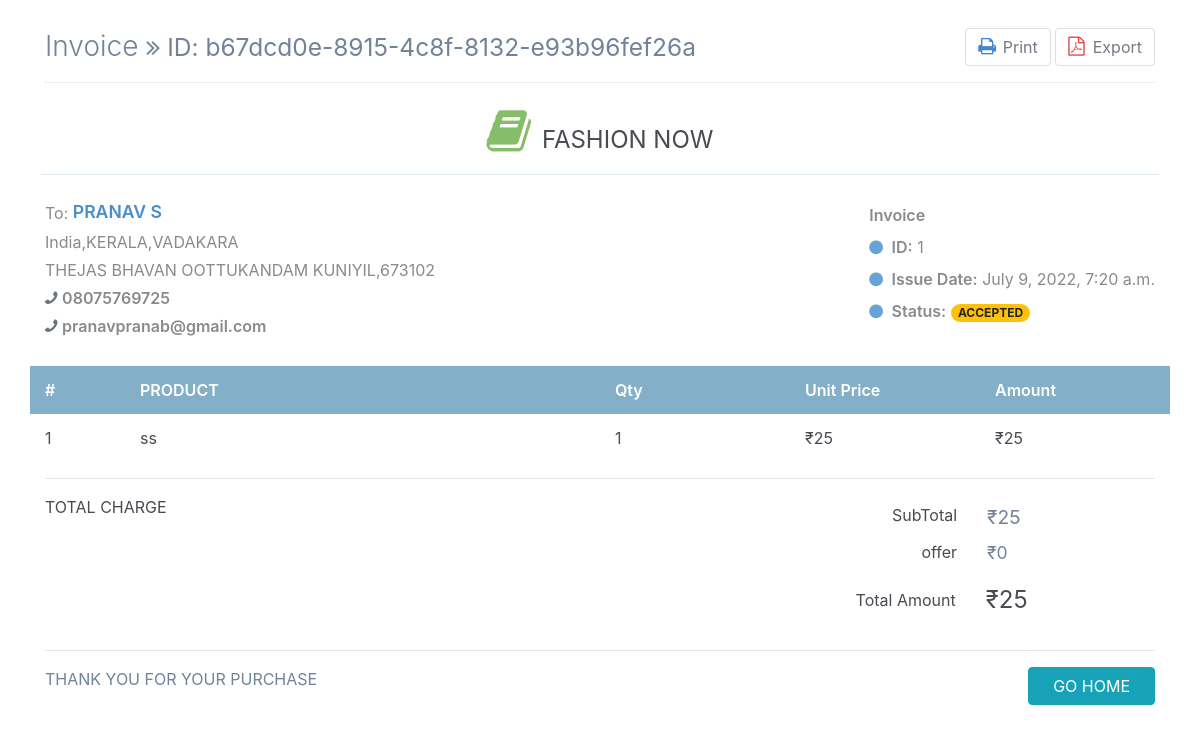
The app's page /invoice/1 with its own data.
### cart_orders/models.py (models this page shows, shortened)
class Order(models.Model):
    user = models.ForeignKey(Accounts, on_delete=models.SET_NULL, blank=True, null=True)
    delivery_address = models.ForeignKey(Profile, on_delete=models.CASCADE)
    status = models.CharField(choices= delivery_choices, default="ACCEPTED", max_length=20)
    grand_total = models.IntegerField(blank =True)
    order_date = models.DateTimeField(auto_now_add=True,blank=True, null=True)
    delivery_date = models.DateTimeField(blank=True, null=True)
    order_id = models.UUIDField(editable=False,default=uuid.uuid4,blank=True,null=True)
    transaction_id = models.CharField(max_length=100,blank=True,null=True)
    transaction_type = models.CharField(choices=tran_type,null=True,blank=True, max_length=20)

class ProductOrders(models.Model):
    product = models.ForeignKey(Products, on_delete=models.CASCADE, blank=True)
    quantity = models.IntegerField(blank=True)
    total_amount = models.IntegerField(blank=True)
    main_order = models.ForeignKey(Order, on_delete=models.CASCADE)

### profiles/models.py (models this page shows, shortened)
class Profile(models.Model):
    first_name = models.CharField(max_length=20, blank=False)
    last_name = models.CharField(max_length=20, blank=False)
    country_name = models.CharField(max_length=30, blank=False)
    address = models.CharField(max_length=100, blank=False)
    town_city = models.CharField(max_length=50, blank=False)
    state = models.CharField(max_length=30, blank=False)
    post_code = models.CharField(max_length=30, blank=False)
    phone_number = models.CharField(blank=False, max_length=15)
    email = models.EmailField(max_length=50, blank=False)
    notes = models.TextField()
    accounts = models.ForeignKey(Accounts,on_delete=models.CASCADE)

### product/models.py (models this page shows, shortened)
class Products(models.Model):
    name = models.CharField(max_length=100,unique=True)
    details = models.TextField()
    price = models.IntegerField()
    offer = models.IntegerField(default=0)
    stock = models.IntegerField()
    category_id = models.ForeignKey(Category, on_delete=models.PROTECT, related_name='category')
    image_product = models.ImageField(upload_to = 'photos/products', blank = True, max_length=300)
    image_product4 = models.ImageField(upload_to = 'photos/products2', blank = True, max_length=300)
    image_product5 = models.ImageField(upload_to = 'photos/products3', blank = True, max_length=300)

### user_side/views.py (the view)
# urls.py: path('invoice/<id>',views.invoice),
def invoice(request,id):
    order = Order.objects.get(id=id)
    productorder = ProductOrders.objects.filter(main_order = order)
    total = 0
    offer = 0
    for product in productorder:
        total = total + product.total_amount
        offer = offer + product.product.offer
    return render(request,'invoice.html',{'order':order, 'products': productorder,'total':total,'offer':offer})

### user_side/templates/invoice.html (shortened to what this page needs)
<!DOCTYPE html>
<html lang="en">
<head>
    <link href="https://maxcdn.bootstrapcdn.com/font-awesome/4.7.0/css/font-awesome.min.css" rel="stylesheet" />
    <link rel="stylesheet" href="https://cdn.jsdelivr.net/npm/bootstrap@4.6.1/dist/css/bootstrap.min.css">
</head>
<body>
<div class="page-content container">
    <div class="page-header text-blue-d2">
        <h1 class="page-title text-secondary-d1">
            Invoice
            <small class="page-info">
                <i class="fa fa-angle-double-right text-80"></i>
                ID: {{order.order_id}}
            </small>
        </h1>
        <div class="page-tools">
            <div class="action-buttons">
                <a class="btn bg-white btn-light mx-1px text-95" href="/invoice/pdf/{{order.id}}" data-title="Print">
                    <i class="mr-1 fa fa-print text-primary-m1 text-120 w-2"></i>
                    Print
                </a>
                <a class="btn bg-white btn-light mx-1px text-95" href="#" data-title="PDF">
                    <i class="mr-1 fa fa-file-pdf-o text-danger-m1 text-120 w-2"></i>
                    Export
                </a>
            </div>
        </div>
    </div>
    <div class="container px-0">
        <div class="row mt-4">
            <div class="col-12 col-lg-12">
                <div class="row">
                    <div class="col-12">
                        <div class="text-center text-150">
                            <i class="fa fa-book fa-2x text-success-m2 mr-1"></i>
                            <span class="text-default-d3">FASHION NOW</span>
                        </div>
                    </div>
                </div>
                <hr class="row brc-default-l1 mx-n1 mb-4" />
                <div class="row">
                    <div class="col-sm-6">
                        <div>
                            <span class="text-sm text-grey-m2 align-middle">To:</span>
                            <span class="text-600 text-110 text-blue align-middle">{{order.delivery_address.first_name}} {{order.delivery_address.last_name}}</span>
                        </div>
                        <div class="text-grey-m2">
                            <div class="my-1">
                                {{order.delivery_address.country_name}},{{order.delivery_address.state}},{{order.delivery_address.town_city}}
                            </div>
                            <div class="my-1">
                                {{order.delivery_address.address}},{{order.delivery_address.post_code}}
                            </div>
                            <div class="my-1"><i class="fa fa-phone fa-flip-horizontal text-secondary"></i> <b class="text-600">{{order.delivery_address.phone_number}}</b></div>
                            <div class="my-1"><i class="fa fa-phone fa-flip-horizontal text-secondary"></i> <b class="text-600">{{order.delivery_address.email}}</b></div>
                        </div>
                    </div>
                    <div class="text-95 col-sm-6 align-self-start d-sm-flex justify-content-end">
                        <div class="text-grey-m2">
                            <div class="mt-1 mb-2 text-secondary-m1 text-600 text-125">
                                Invoice
                            </div>
                            <div class="my-2"><i class="fa fa-circle text-blue-m2 text-xs mr-1"></i> <span class="text-600 text-90">ID:</span> {{order.id}}</div>
                            <div class="my-2"><i class="fa fa-circle text-blue-m2 text-xs mr-1"></i> <span class="text-600 text-90">Issue Date:</span> {{order.order_date}}</div>
                            <div class="my-2"><i class="fa fa-circle text-blue-m2 text-xs mr-1"></i> <span class="text-600 text-90">Status:</span> <span class="badge badge-warning badge-pill px-25">{{order.status}}</span></div>
                        </div>
                    </div>
                </div>
                <div class="mt-4">
                    <div class="row text-600 text-white bgc-default-tp1 py-25">
                        <div class="d-none d-sm-block col-1">#</div>
                        <div class="col-9 col-sm-5">PRODUCT</div>
                        <div class="d-none d-sm-block col-4 col-sm-2">Qty</div>
                        <div class="d-none d-sm-block col-sm-2">Unit Price</div>
                        <div class="col-2">Amount</div>
                    </div>
                    {% for product in products %}
                    <div class="text-95 text-secondary-d3">
                        <div class="row mb-2 mb-sm-0 py-25">
                            <div class="d-none d-sm-block col-1">{{forloop.counter}}</div>
                            <div class="col-9 col-sm-5">{{product.product.name}}</div>
                            <div class="d-none d-sm-block col-2">{{product.quantity}}</div>
                            <div class="d-none d-sm-block col-2 text-95">₹{{product.product.price}}</div>
                            <div class="col-2 text-secondary-d2">₹{{product.total_amount}}</div>
                        </div>
                        {% endfor %}
                    </div>
<hr style="color: black; font-weight: 800; font-size: x-large;">
                    <div class="row mt-3">
                        <div class="col-12 col-sm-7 text-grey-d2 text-95 mt-2 mt-lg-0">
                            TOTAL CHARGE
                        </div>
                        <div class="col-12 col-sm-5 text-grey text-90 order-first order-sm-last">
                            <div class="row my-2">
                                <div class="col-7 text-right">
                                    SubTotal
                                </div>
                                <div class="col-5">
                                    <span class="text-120 text-secondary-d1">₹{{total}}</span>
                                </div>
                            </div>
                            <div class="row my-2">
                                <div class="col-7 text-right">
                                    offer
                                </div>
                                <div class="col-5">
                                    <span class="text-110 text-secondary-d1">₹{{offer}}</span>
                                </div>
                            </div>
                            <div class="row my-2 align-items-center bgc-primary-l3 p-2">
                                <div class="col-7 text-right">
                                    Total Amount
                                </div>
                                <div class="col-5">
                                    <span class="text-150 text-success-d3 opacity-2">₹{{order.grand_total}}</span>
                                </div>
                            </div>
                        </div>
                    </div>
                    <hr />
                    <div>
                        <span class="text-secondary-d1 text-105">THANK YOU FOR YOUR  PURCHASE</span>
                        <a href="/" class="btn btn-info btn-bold px-4 float-right mt-3 mt-lg-0">GO HOME</a>
                    </div>
                </div>
            </div>
        </div>
    </div>
</div>
</body>
</html>

### user_side/templates/invoice.html (style rules this page uses)
body { margin-top:20px; color: #484b51; }
.text-secondary-d1 { color: #728299!important; }
.page-header { margin: 0 0 1rem; padding-bottom: 1rem; padding-top: .5rem; border-bottom: 1px dotted #e2e2e2; display: -ms-flexbox; display: flex; -ms-flex-pack: justify; justify-content: space-between; -ms-flex-align: center; align-items: center; }
.page-title { padding: 0; margin: 0; font-size: 1.75rem; font-weight: 300; }
.brc-default-l1 { border-color: #dce9f0!important; }
.ml-n1, .mx-n1 { margin-left: -.25rem!important; }
.mr-n1, .mx-n1 { margin-right: -.25rem!important; }
.mb-4, .my-4 { margin-bottom: 1.5rem!important; }
hr { margin-top: 1rem; margin-bottom: 1rem; border: 0; border-top: 1px solid rgba(0,0,0,.1); }
.text-grey-m2 { color: #888a8d!important; }
.text-success-m2 { color: #86bd68!important; }
.font-bolder, .text-600 { font-weight: 600!important; }
.text-110 { font-size: 110%!important; }
.text-blue { color: #478fcc!important; }
.pb-25, .py-25 { padding-bottom: .75rem!important; }
.pt-25, .py-25 { padding-top: .75rem!important; }
.bgc-default-tp1 { background-color: rgba(121,169,197,.92)!important; }
.page-header .page-tools { -ms-flex-item-align: end; align-self: flex-end; }
.btn-light { color: #757984; background-color: #f5f6f9; border-color: #dddfe4; }
.w-2 { width: 1rem; }
.text-120 { font-size: 120%!important; }
.text-primary-m1 { color: #4087d4!important; }
.text-danger-m1 { color: #dd4949!important; }
.text-blue-m2 { color: #68a3d5!important; }
.text-150 { font-size: 150%!important; }

### records on screen
Order: order_id "b67dcd0e-8915-4c8f-8132-e93b96fef26a", delivery_address.first_name "PRANAV", delivery_address.last_name "S", delivery_address.country_name "India", delivery_address.state "KERALA", delivery_address.town_city "VADAKARA", delivery_address.address "THEJAS BHAVAN OOTTUKANDAM KUNIYIL", delivery_address.post_code "673102", delivery_address.phone_number "08075769725", delivery_address.email "pranavpranab@gmail.com", id "1", order_date "July 9, 2022, 7:20 a.m.", status "ACCEPTED", grand_total "25"
ProductOrders: product.name "ss", quantity "1", product.price "25", total_amount "25"

### other values on screen
{{ total }} "25"
{{ offer }} "0"
